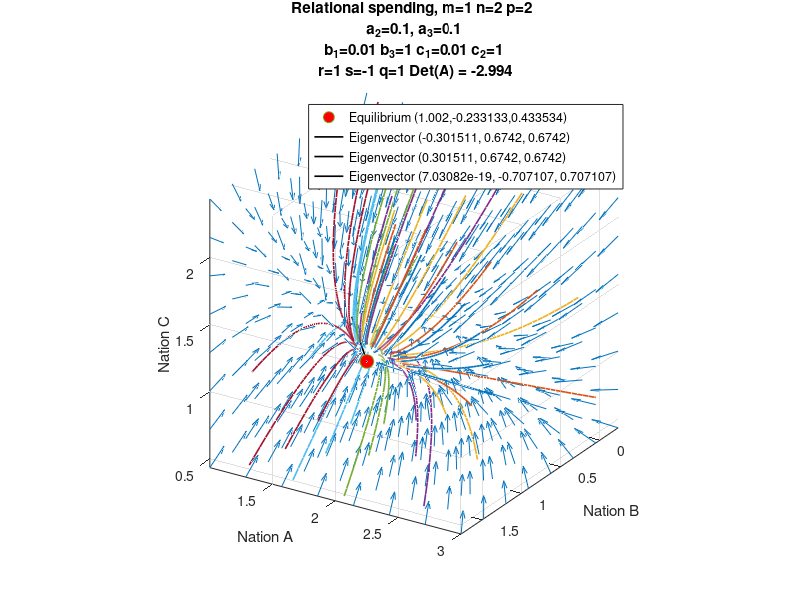

Reproduce this figure in MATLAB.
m = 1; n=2; p=2;
a_2 = 0.1; a_3 = 0.1; b_1 =0.01; b_3=1; c_1=0.01;c_2=1;
A = [-m,b_1,c_1;a_2,-n,c_2; a_3,b_3,-p];
r=1;
s=-1;
q=1;
w = [r;s;q];
x_star = -inv(A)*w;
theta = linspace(0,pi/2,8);
theta(end)=[];
phi = linspace(0,pi/2,8);
phi(end)=[];
[THETA,PHI] = meshgrid(theta,phi);
[x,y,z] = sph2cart(PHI,THETA,1);
ini = [x(:), y(:), z(:)]+x_star';
sys = @(A,w,v) A*v+w;
[vecs, lambda] = eig(A);
[X,Y,Z] = meshgrid(linspace(0,2,8));
X = X + x_star(1);
Y = Y + x_star(2);
Z = Z + x_star(3);
U = A(1,1)*X + A(1,2)*Y + A(1,3)*Z + w(1);
V = A(2,1)*X + A(2,2)*Y + A(2,3)*Z + w(2);
W = A(3,1)*X + A(3,2)*Y + A(3,3)*Z + w(3);
L = sqrt(U.^2 + V.^2 + W.^2);
fig = figure();
colors = lines(size(ini,1));

hold on;
l = [-1, 1];
l1 = x_star+vecs(:,1)*l;
L1=plot3(l1(1,:),l1(2,:),l1(3,:),'k','DisplayName',...
sprintf('Eigenvector (%g, %g, %g)',vecs(1,1),vecs(2,1),vecs(3,1)),...
'LineWidth',1.2);
l2 = x_star+vecs(:,2)*l;
L2=plot3(l2(1,:),l2(2,:),l2(3,:),'k','DisplayName',...
sprintf('Eigenvector (%g, %g, %g)',vecs(1,2),vecs(2,2),vecs(3,2)),...
'LineWidth',1.2);
l3 = x_star+vecs(:,3)*l;
L3=plot3(l3(1,:),l3(2,:),l3(3,:),'k','DisplayName',...
sprintf('Eigenvector (%g, %g, %g)',vecs(1,3),vecs(2,3),vecs(3,3)),...
'LineWidth',1.2);
%pl = @(x, y) (m / c_2) * x + (-a / c_2) * y + x_star(3);
%ezsurf(@(x,y)[x+x_star(1),y+x_star(2),pl],[-1,1]);
%pl = @(x,y) (-b/d_2)*x + (n/d_2)*y + x_star;
%ezsurf(pl,[-1,1]);
%pl = @(x,y) (c_1/p)*x + (d_1/p)*y;
%ezsurf(pl,[-1,1]);
quiver3(X,Y,Z,0.2*(U./L),0.2*(V./L),0.2*(W./L),0);
for k=1:size(ini,1)
  y_0 = ini(k,:)';
  [~,yf] = ode45(@(t,v) sys(A,w,v), [0,1], y_0);
  [~,yb] = ode45(@(t,v) sys(A,w,v), [0,-1], y_0);
  plot3(yf(:,1),yf(:,2),yf(:,3),'Color',colors(k,:),'LineWidth',1.2);
  plot3(yb(:,1),yb(:,2),yb(:,3),'Color',colors(k,:),'LineWidth',1.2);
endfor
eq=plot3(x_star(1),x_star(2),x_star(3),'o','MarkerSize',10,
'MarkerFaceColor','r','DisplayName',
sprintf('Equilibrium (%g,%g,%g)',x_star(1),x_star(2),x_star(3)));
view(45,20);
view(-32,-25);
title(...
sprintf("Relational spending, m=%g n=%g p=%g \n a_2=%g, a_3=%g \n b_1=%g b_3=%g c_1=%g c_2=%g \n r=%g s=%g q=%g Det(A) = %g",
m,n,p,a_2,a_3,b_1,b_3,c_1,c_2,r,s,q,det(A)));
xlabel("Nation A");
ylabel("Nation B");
zlabel("Nation C");
axis equal; grid on;
xlim([0,2]+x_star(1));
ylim([0,2]+x_star(2));
zlim([0,2]+x_star(3));
legend([eq,L1,L2,L3]);
hold off;
print(fig,sprintf('figures/richardson_3D_%g_%g_%g.png',r,s,q),
'-dpng', '-S1300,1300');
%close(fig);
